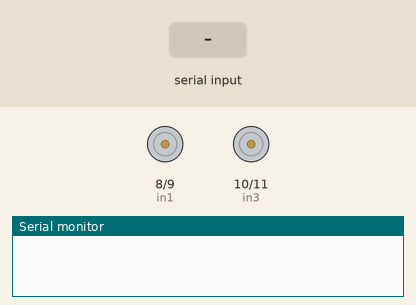
A sketch run on a simulated Arduino Uno, built with avr-gcc and run on an emulated ATmega328P. Shown: motor-driver pin pairs drawn as motors (green arrow = first pin HIGH = forward, orange = second pin HIGH = backward, longer = more drive), the last lines printed to the serial monitor. The test bench sets the inputs (shaded band).

Above: at 1.2 s.
1.3 s: "1" received over Serial
At 2.5 s:
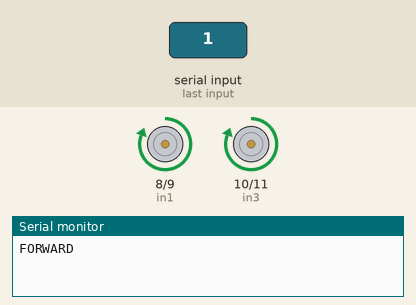
2.8 s: "2" received over Serial
At 3.9 s:
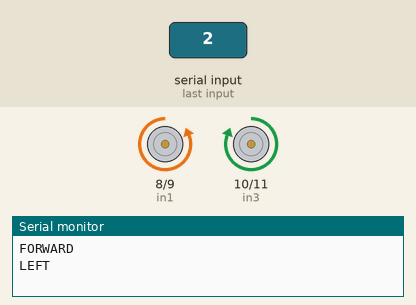
4.3 s: "3" received over Serial
At 5.0 s:
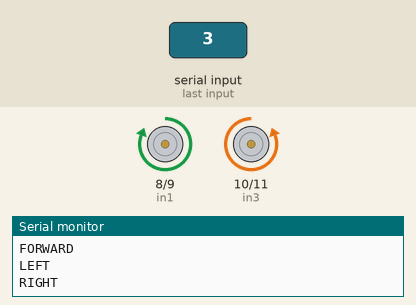
5.8 s: "4" received over Serial
At 6.1 s:
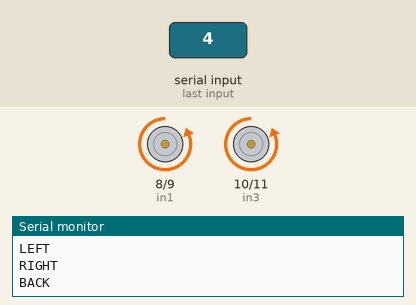
Timing chart, 0 to 8.3 s (numbered marks = the images above; inputs shaded):
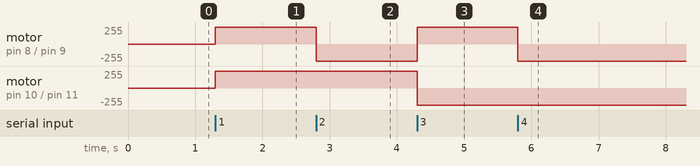

Measured:
- after the input at 1.3 s, motor on pin 8 (in1) / pin 9 (in2), motor on pin 10 (in3) / pin 11 (in4): stopped → forward 255/255 at once
- after the input at 2.8 s, motor on pin 8 (in1) / pin 9 (in2): forward 255/255 → backward 255/255 at once
- after the input at 4.3 s, motor on pin 8 (in1) / pin 9 (in2): backward 255/255 → forward 255/255 at once; motor on pin 10 (in3) / pin 11 (in4): forward 255/255 → backward 255/255 at once
- after the input at 5.8 s, motor on pin 8 (in1) / pin 9 (in2): forward 255/255 → backward 255/255 at once

The sketch:

sketch_nov25a.ino
```cpp
int in1 = 8;
int in2 = 9;
int in3 = 10;
int in4 = 11;
int state=0;


void setup() {
  // put your setup code here, to run once:

pinMode(in1,OUTPUT);
pinMode(in2,OUTPUT);
pinMode(in3,OUTPUT);
pinMode(in4,OUTPUT);
Serial.begin(9600);

}

void loop() {
  // put your main code here, to run repeatedly:
if(Serial.available()>0)
{
  state = Serial.read();


  if(state=='1')
  {
    digitalWrite(in1,1);
    digitalWrite(in2,0);
    digitalWrite(in3,1);
    digitalWrite(in4,0);
    Serial.println("FORWARD");
  }
   if(state=='2')
  {
    digitalWrite(in1,0);
    digitalWrite(in2,1);
    digitalWrite(in3,1);
    digitalWrite(in4,0);
    Serial.println("LEFT");
  }
  if(state=='3')
  {
    digitalWrite(in1,1);
    digitalWrite(in2,0);
    digitalWrite(in3,0);
    digitalWrite(in4,1);
    Serial.println("RIGHT");
  }
  if(state=='4')
  {
    digitalWrite(in1,0);
    digitalWrite(in2,1);
    digitalWrite(in3,0);
    digitalWrite(in4,1);
    Serial.println("BACK");
  }
  if(state=='5')
  {
    digitalWrite(in1,0);
    digitalWrite(in2,0);
    digitalWrite(in3,0);
    digitalWrite(in4,0);
    Serial.println("STOP");
  }
}
}
```
